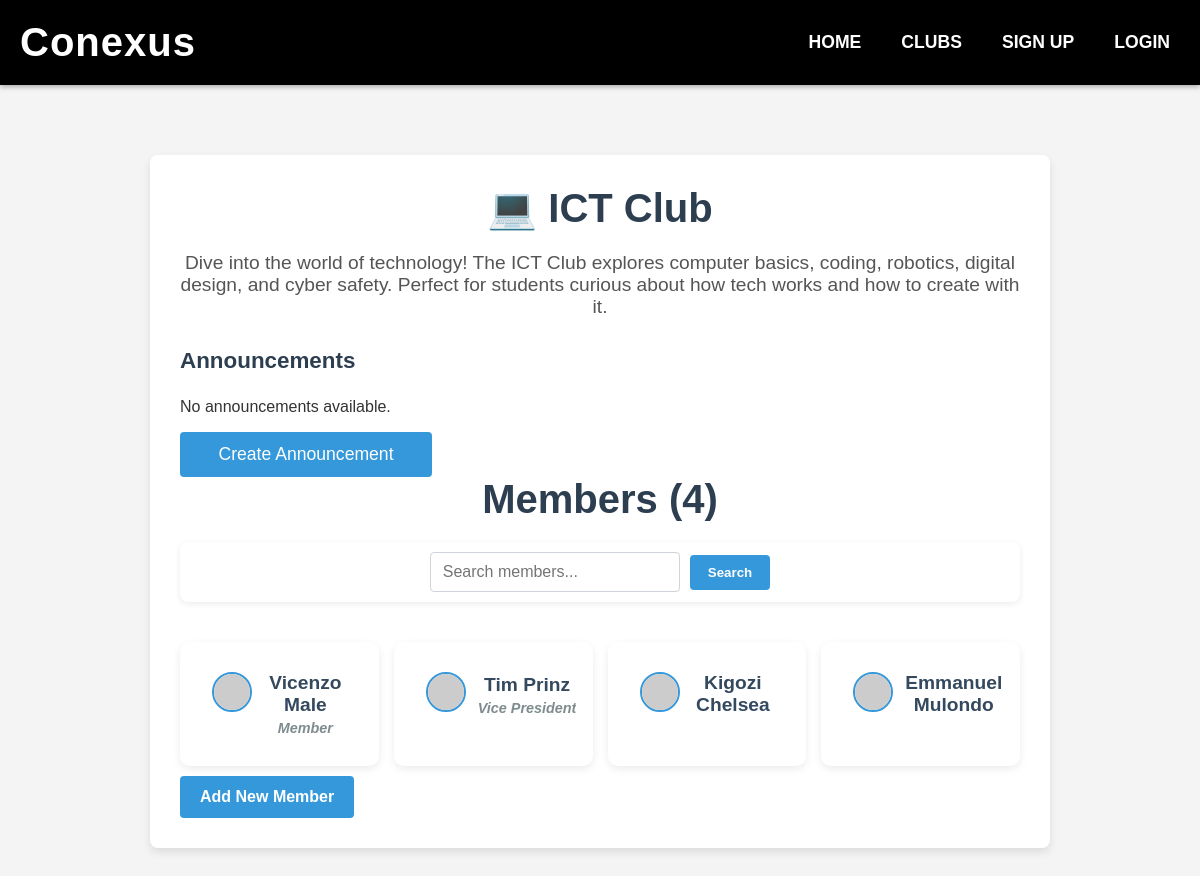
The app's page /clubs/1/ with its own data.
### clubs/models.py (models this page shows, shortened)
class Club(models.Model):
    name = models.CharField(max_length=255)
    description = models.TextField(blank=True)
    is_approved = models.BooleanField(default=False)

class Member(models.Model):
    club = models.ForeignKey(
        'Club',
        on_delete=models.CASCADE,
        null=False,
        blank=False
    )
    first_name = models.CharField(max_length=100)
    last_name = models.CharField(max_length=100)
    email = models.EmailField(unique=True)
    phone_number = models.CharField(max_length=20)
    role = models.CharField(max_length=100)
    joined_date = models.DateField(auto_now_add=True)
    student_class = models.CharField(max_length=50)

### clubs/views.py (the view)
# urls.py: path('clubs/<int:pk>/', views.club_detail, name='club_detail'),
def club_detail(request, pk):
    club = get_object_or_404(Club, pk=pk, is_approved=True)
    announcements = club.announcements.all()  # Fetch all announcements for this club
    query = request.GET.get('q', '').strip()
    members = club.member_set.all()
    if query:
        terms = query.split()
        search_q = Q()
        for term in terms:
            search_q |= Q(first_name__icontains=term) | Q(last_name__icontains=term)
        members = members.filter(search_q)
    context = {
        'club': club,
        'members': members,
        'query': query,
        'announcements': announcements,
    }
    return render(request, 'club_detail.html', context)

### clubs/templates/club_detail.html
{% extends "base.html" %}
{% block content %}
  <div id="club-details-container">
    <h1 id="club-name">{{ club.name }}</h1>
    <p id="club-description">{{ club.description }}</p>
<h2 class="announcements-title">Announcements</h2>
{% if announcements %}
  <ul class="announcements-list">
    {% for announcement in announcements %}
      <li class="announcement-item">
        {% if user.is_authenticated %}
          <a href="{% url 'edit_announcement' announcement.id %}" class="announcement-title-link">
            <h3 class="announcement-title">{{ announcement.title }}</h3>
          </a>
        {% else %}
          <h3 class="announcement-title">{{ announcement.title }}</h3>
        {% endif %}
        <p class="announcement-body">{{ announcement.body }}</p>
      </li>
    {% endfor %}
  </ul>
{% else %}
  <p class="no-announcements">No announcements available.</p>
{% endif %}
<a href="{% url 'create_announcement' pk=club.pk %}" class="create-announcement-link">Create Announcement</a>
    <h2 id="members-heading">Members ({{ members.count }})</h2>
  <div id="member-search-container">
  <form method="get" id="member-search-form">
    <input type="text" name="q" placeholder="Search members..." value="{{ query|default:'' }}">
    <button type="submit">Search</button>
  </form>
</div>
    {% if members %}
      <ul id="members-list" class="member-cards-grid">
        {% for member in members %}
          <li class="member-card">
            <a href="{% url 'member_detail' member.id %}" class="member-link">
              <div class="member-avatar">
                <img src="https://ui-avatars.com/api/?name={{ member.first_name }}+{{ member.last_name }}&background=3498db&color=fff&rounded=true&size=64" alt="{{ member.first_name }} {{ member.last_name }}">
              </div>
              <div class="member-info">
                <h3 class="member-name">{{ member.first_name }} {{ member.last_name }}</h3>
                <p class="member-role">{{ member.role }}</p>
              </div>
            </a>
          </li>
        {% endfor %}
      </ul>
    {% else %}
      <p id="no-members">No members yet.</p>
    {% endif %}
    <a href="{% url 'signup' %}" class="button" id="add-member-btn">Add New Member</a>
  </div>
{% endblock %}

### clubs/templates/base.html (shortened to what this page needs)
<!DOCTYPE html>
<html lang="en">
<head>
  {% load static %}
  <link rel="stylesheet" href="https://cdnjs.cloudflare.com/ajax/libs/font-awesome/5.15.4/css/all.min.css">
  <link rel="stylesheet" href="{% static 'css/styles.css' %}">
</head>
<body class="{% block body_class %}{% endblock %}">
  <header id="site-header">
    <div id="site-name-container">
      <a href="/" id="site-name">Conexus</a>
    </div>
    <nav id="main-nav">
      <ul>
        <li><a href="/" class="nav-link {% if request.path == '/' %}active{% endif %}">Home</a></li>
        <li><a href="/clubs" class="nav-link {% if request.path == '/clubs' %}active{% endif %}">Clubs</a></li>
       {% if user.is_authenticated %}
            {% if user.is_superuser %}
              <li><a href="{% url 'admin_dashboard' %}" class="nav-link" >Admin Dashboard</a></li>
            {% endif %}
            <li><a href="/logout" class="nav-link {% if request.path == '/logout' %}active{% endif %}">Logout</a></li>
        {% else %}
            <li><a href="/signup" class="nav-link {% if request.path == '/signup' %}active{% endif %}">Sign Up</a></li>
            <li><a href="/login" class="nav-link {% if request.path == '/login' %}active{% endif %}">Login</a></li>
        {% endif %}
      </ul>
    </nav>
  </header>
  <div class="container">
    {% block content %}
    {% endblock %}
  </div>
</body>
</html>

### records on screen
Club: name "💻 ICT Club", description "Dive into the world of technology! The ICT Club explores computer basics, coding, robotics, digital design, and cyber safety. Perfect for students curious about how tech works and how to create with it.", count "4"
Member: first_name "Vicenzo", last_name "Male", role "Member"
Member: first_name "Tim", last_name "Prinz", role "Vice President"
Member: first_name "Kigozi", last_name "Chelsea"
Member: first_name "Emmanuel", last_name "Mulondo"
